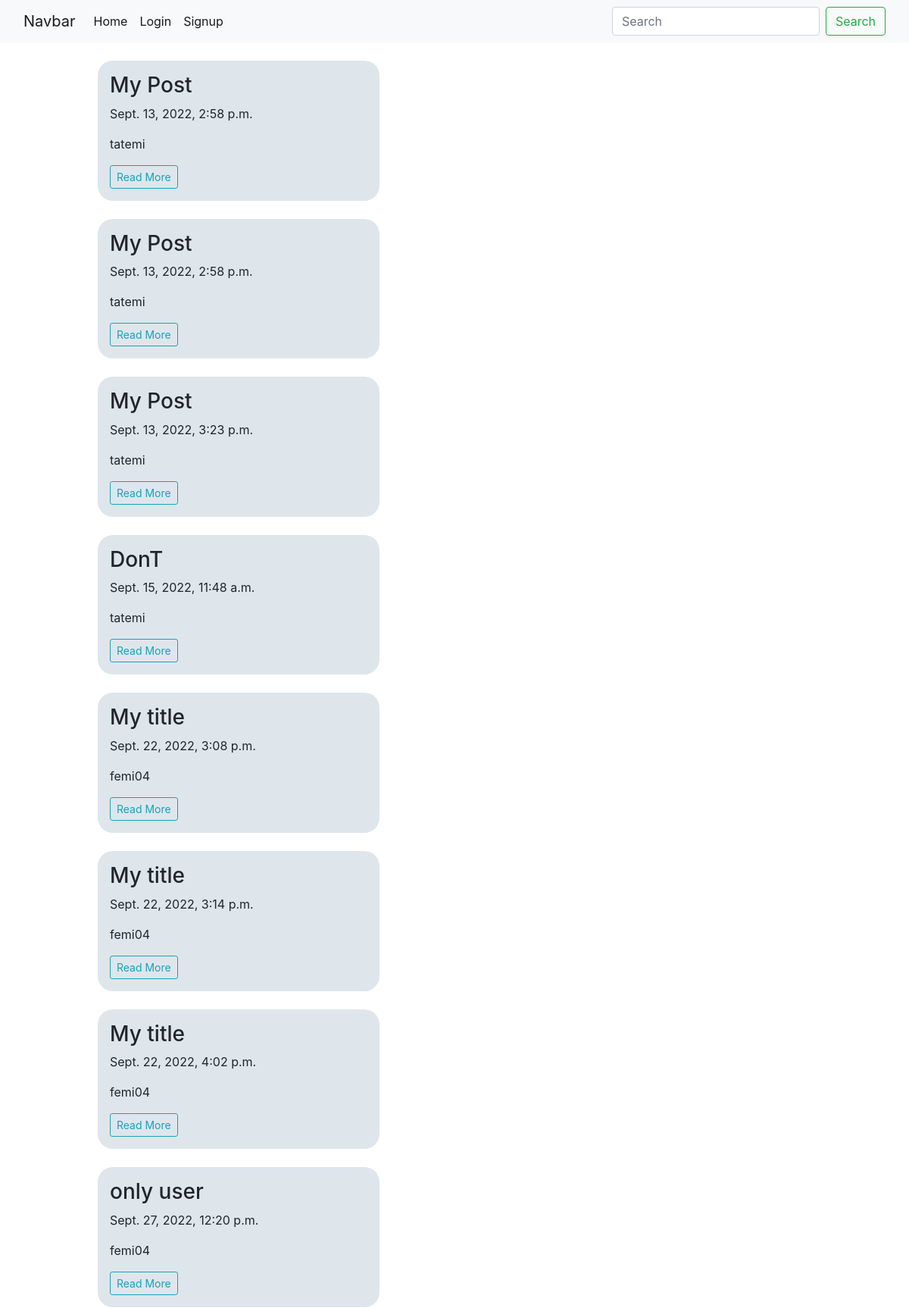
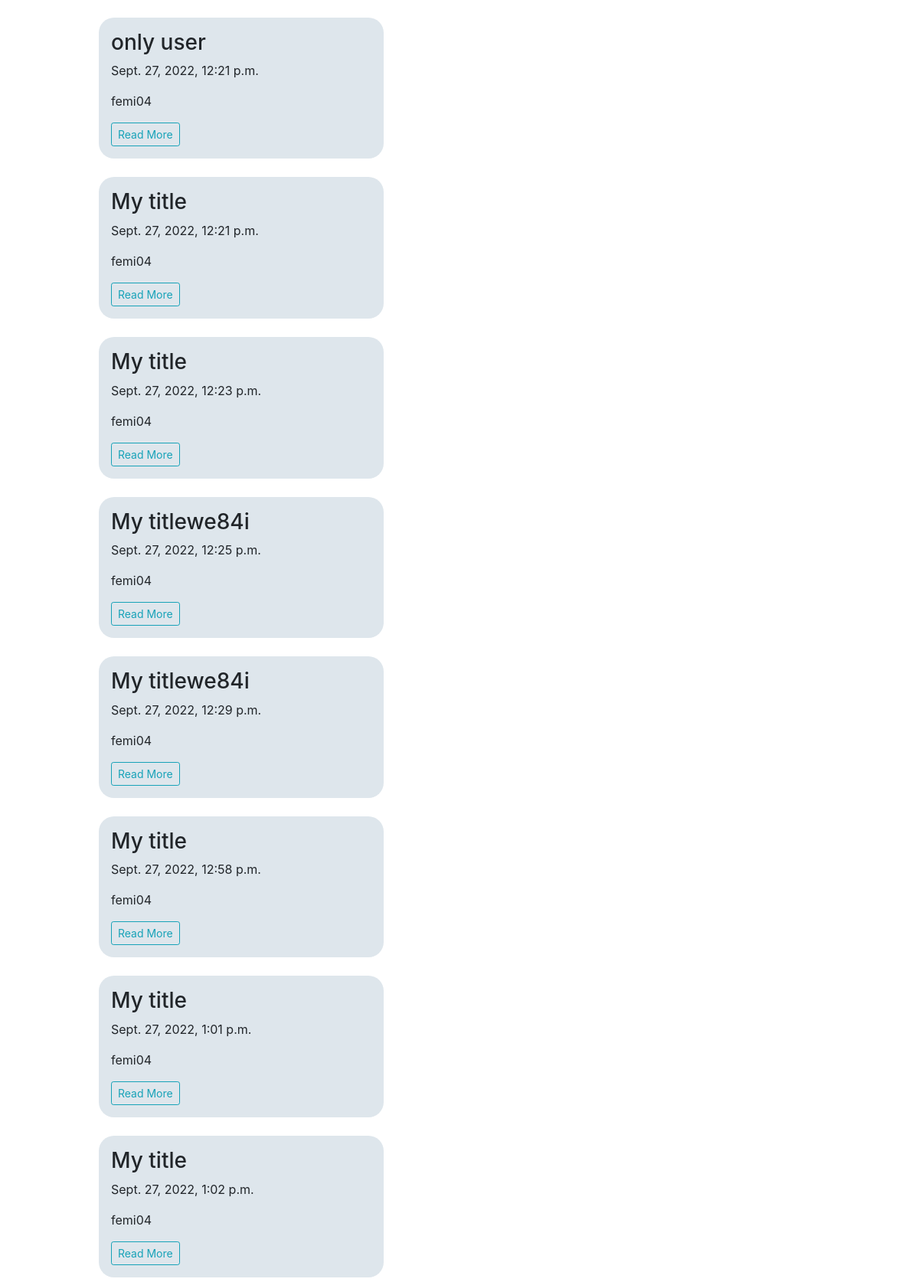
The app's page /plist/ (upper part) with its own data (2 pictures, top to bottom).
### femitex/models.py (models this page shows, shortened)
class Post(models.Model):
    title = models.CharField(max_length=50, default='My title')
    body = models.TextField(max_length=200)
    date_created = models.DateTimeField(default = timezone.now)
    owner = models.ForeignKey(User, on_delete=models.CASCADE)

### femitex/views.py (the view)
# urls.py: path('plist/', views.PostListView.as_view(template_name = 'femitex/plist.html'), name='listpage'),
class PostListView(ListView):
        model = Post
        context_object_name = 'posts'

### femitex/templates/femitex/plist.html (shortened to what this page needs)
{% extends 'femitex/base.html' %}
{% block main-content %}
<div class="container">
    <div class="row">
        <div class="col-10 m-auto ">
            {% for post in posts %}
            <div class=" m-4 p-3 mb-2" style="border-radius: 20px; background-color: #dee6ec;">
                <h3> {{post.title}}</h3>
                <p>{{post.date_created}}</p>
                <p>{{post.owner.username}}</p>
                <a class="btn btn-sm btn-outline-info" href="{% url 'post-detail' post.id %}">Read More</a>
            </div>
            {% endfor %}
        </div>
    </div>
</div>
{% endblock main-content %}

### records on screen
Post: title "My Post", date_created "Sept. 13, 2022, 2:58 p.m.", owner.username "tatemi"
Post: title "My Post", date_created "Sept. 13, 2022, 2:58 p.m.", owner.username "tatemi"
Post: title "My Post", date_created "Sept. 13, 2022, 3:23 p.m.", owner.username "tatemi"
Post: title "DonT", date_created "Sept. 15, 2022, 11:48 a.m.", owner.username "tatemi"
Post: title "My title", date_created "Sept. 22, 2022, 3:08 p.m.", owner.username "femi04"
Post: title "My title", date_created "Sept. 22, 2022, 3:14 p.m.", owner.username "femi04"
Post: title "My title", date_created "Sept. 22, 2022, 4:02 p.m.", owner.username "femi04"
Post: title "only user", date_created "Sept. 27, 2022, 12:20 p.m.", owner.username "femi04"
Post: title "only user", date_created "Sept. 27, 2022, 12:21 p.m.", owner.username "femi04"
Post: title "My title", date_created "Sept. 27, 2022, 12:21 p.m.", owner.username "femi04"
Post: title "My title", date_created "Sept. 27, 2022, 12:23 p.m.", owner.username "femi04"
Post: title "My titlewe84i", date_created "Sept. 27, 2022, 12:25 p.m.", owner.username "femi04"
Post: title "My titlewe84i", date_created "Sept. 27, 2022, 12:29 p.m.", owner.username "femi04"
Post: title "My title", date_created "Sept. 27, 2022, 12:58 p.m.", owner.username "femi04"
Post: title "My title", date_created "Sept. 27, 2022, 1:01 p.m.", owner.username "femi04"
Post: title "My title", date_created "Sept. 27, 2022, 1:02 p.m.", owner.username "femi04"
